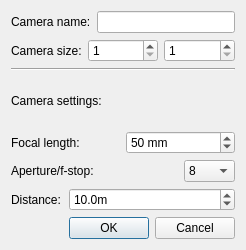
<?xml version="1.0" encoding="UTF-8"?>
<ui version="4.0">
 <class>CameraPropertiesDialog</class>
 <widget class="QDialog" name="CameraPropertiesDialog">
  <property name="geometry">
   <rect>
    <x>0</x>
    <y>0</y>
    <width>246</width>
    <height>250</height>
   </rect>
  </property>
  <property name="windowTitle">
   <string>Camera Properties</string>
  </property>
  <layout class="QVBoxLayout" name="verticalLayout">
   <item>
    <layout class="QHBoxLayout" name="nameLayout">
     <item>
      <widget class="QLabel" name="nameLabel">
       <property name="text">
        <string>Camera name:</string>
       </property>
      </widget>
     </item>
     <item>
      <widget class="QLineEdit" name="nameBox"/>
     </item>
    </layout>
   </item>
   <item>
    <layout class="QHBoxLayout" name="sizeLayout">
     <item>
      <widget class="QLabel" name="sizeLabel">
       <property name="text">
        <string>Camera size:</string>
       </property>
      </widget>
     </item>
     <item>
      <widget class="QSpinBox" name="widthBox">
       <property name="minimum">
        <number>1</number>
       </property>
       <property name="maximum">
        <number>10000</number>
       </property>
      </widget>
     </item>
     <item>
      <widget class="QSpinBox" name="heightBox">
       <property name="minimum">
        <number>1</number>
       </property>
       <property name="maximum">
        <number>10000</number>
       </property>
      </widget>
     </item>
    </layout>
   </item>
   <item>
    <widget class="Line" name="line">
     <property name="orientation">
      <enum>Qt::Horizontal</enum>
     </property>
    </widget>
   </item>
   <item>
    <layout class="QHBoxLayout" name="horizontalLayout">
     <item>
      <widget class="QLabel" name="label">
       <property name="text">
        <string>Camera settings:</string>
       </property>
      </widget>
     </item>
     <item>
      <spacer name="horizontalSpacer">
       <property name="orientation">
        <enum>Qt::Horizontal</enum>
       </property>
       <property name="sizeHint" stdset="0">
        <size>
         <width>40</width>
         <height>20</height>
        </size>
       </property>
      </spacer>
     </item>
    </layout>
   </item>
   <item>
    <layout class="QGridLayout" name="gridLayout">
     <item row="0" column="0" colspan="2">
      <widget class="QLabel" name="labFocalLength">
       <property name="text">
        <string>Focal length:</string>
       </property>
      </widget>
     </item>
     <item row="0" column="2" colspan="2">
      <widget class="QSpinBox" name="focalLengthSpinBox">
       <property name="toolTip">
        <string>&lt;html&gt;&lt;head/&gt;&lt;body&gt;&lt;p&gt;Range: 30 to 500 mm&lt;/p&gt;&lt;/body&gt;&lt;/html&gt;</string>
       </property>
       <property name="suffix">
        <string> mm</string>
       </property>
       <property name="minimum">
        <number>30</number>
       </property>
       <property name="maximum">
        <number>300</number>
       </property>
       <property name="value">
        <number>50</number>
       </property>
      </widget>
     </item>
     <item row="1" column="0" colspan="3">
      <widget class="QLabel" name="labAperture">
       <property name="text">
        <string>Aperture/f-stop:</string>
       </property>
      </widget>
     </item>
     <item row="1" column="3">
      <widget class="QComboBox" name="aperturecomboBox">
       <property name="toolTip">
        <string>&lt;html&gt;&lt;head/&gt;&lt;body&gt;&lt;p&gt;Default: 8&lt;/p&gt;&lt;p&gt;Low number -&amp;gt; narrow depth of field&lt;/p&gt;&lt;p&gt;High number -&amp;gt; wide depth of field&lt;/p&gt;&lt;p&gt;&lt;br/&gt;&lt;/p&gt;&lt;/body&gt;&lt;/html&gt;</string>
       </property>
       <property name="currentIndex">
        <number>3</number>
       </property>
       <item>
        <property name="text">
         <string>2.8</string>
        </property>
       </item>
       <item>
        <property name="text">
         <string>4</string>
        </property>
       </item>
       <item>
        <property name="text">
         <string>5.6</string>
        </property>
       </item>
       <item>
        <property name="text">
         <string>8</string>
        </property>
       </item>
       <item>
        <property name="text">
         <string>11</string>
        </property>
       </item>
       <item>
        <property name="text">
         <string>16</string>
        </property>
       </item>
       <item>
        <property name="text">
         <string>22</string>
        </property>
       </item>
      </widget>
     </item>
     <item row="2" column="0">
      <widget class="QLabel" name="labDistance">
       <property name="text">
        <string>Distance:</string>
       </property>
      </widget>
     </item>
     <item row="2" column="1" colspan="3">
      <widget class="QDoubleSpinBox" name="distanceSpinBox">
       <property name="toolTip">
        <string>Range: 0.1 to 10000 m.</string>
       </property>
       <property name="suffix">
        <string>m</string>
       </property>
       <property name="decimals">
        <number>1</number>
       </property>
       <property name="minimum">
        <double>0.100000000000000</double>
       </property>
       <property name="maximum">
        <double>10000.000000000000000</double>
       </property>
       <property name="value">
        <double>10.000000000000000</double>
       </property>
      </widget>
     </item>
    </layout>
   </item>
   <item>
    <widget class="QDialogButtonBox" name="buttonBox">
     <property name="orientation">
      <enum>Qt::Horizontal</enum>
     </property>
     <property name="standardButtons">
      <set>QDialogButtonBox::Cancel|QDialogButtonBox::Ok</set>
     </property>
    </widget>
   </item>
  </layout>
 </widget>
 <tabstops>
  <tabstop>nameBox</tabstop>
  <tabstop>widthBox</tabstop>
  <tabstop>heightBox</tabstop>
 </tabstops>
 <resources/>
 <connections>
  <connection>
   <sender>buttonBox</sender>
   <signal>accepted()</signal>
   <receiver>CameraPropertiesDialog</receiver>
   <slot>accept()</slot>
   <hints>
    <hint type="sourcelabel">
     <x>248</x>
     <y>254</y>
    </hint>
    <hint type="destinationlabel">
     <x>157</x>
     <y>274</y>
    </hint>
   </hints>
  </connection>
  <connection>
   <sender>buttonBox</sender>
   <signal>rejected()</signal>
   <receiver>CameraPropertiesDialog</receiver>
   <slot>reject()</slot>
   <hints>
    <hint type="sourcelabel">
     <x>316</x>
     <y>260</y>
    </hint>
    <hint type="destinationlabel">
     <x>286</x>
     <y>274</y>
    </hint>
   </hints>
  </connection>
 </connections>
</ui>
